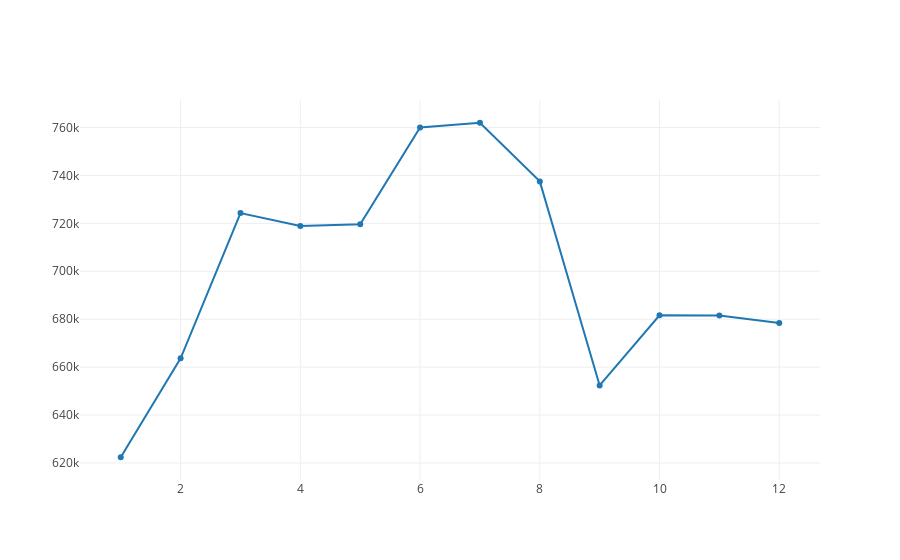

Notebook cell for this chart:
### Code cell
fig_data = [go.Scatter(
        x=df3['Month'], 
        y=df3['ratio'].multiply(10000)
    )]

fig = go.Figure(data = fig_data)

iplot(fig, filename='flight_passengers_ratio')

### Figure 1 — Plotly figure (JSON) as saved in the notebook; plotly's stock layout.template omitted (floating-point values rounded to 4 significant figures)
{"data": [{"type": "scatter", "x": [1, 2, 3, 4, 5, 6, 7, 8, 9, 10, 11, 12], "y": [622400.0, 663700.0, 724300.0, 718900.0, 719700.0, 760000.0, 762000.0, 737500.0, 652400.0, 681700.0, 681600.0, 678400.0]}], "layout": {}}
